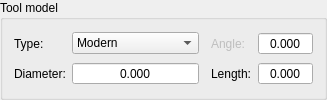
         <widget class="QGroupBox" name="grpTool">
          <property name="title">
           <string>Tool model</string>
          </property>
          <layout class="QGridLayout" name="gridLayout">
           <item row="0" column="0">
            <widget class="QLabel" name="label_3">
             <property name="text">
              <string>Type:</string>
             </property>
            </widget>
           </item>
           <item row="1" column="0">
            <widget class="QLabel" name="label_4">
             <property name="text">
              <string>Diameter:</string>
             </property>
            </widget>
           </item>
           <item row="0" column="1">
            <widget class="QComboBox" name="cboToolType">
             <property name="sizePolicy">
              <sizepolicy hsizetype="Expanding" vsizetype="Fixed">
               <horstretch>0</horstretch>
               <verstretch>0</verstretch>
              </sizepolicy>
             </property>
             <item>
              <property name="text">
               <string>Modern</string>
              </property>
             </item>
             <item>
              <property name="text">
               <string>Flat (wireframe)</string>
              </property>
             </item>
             <item>
              <property name="text">
               <string>Conic (wireframe)</string>
              </property>
             </item>
            </widget>
           </item>
           <item row="0" column="4">
            <widget class="QLabel" name="lblToolAngle">
             <property name="enabled">
              <bool>false</bool>
             </property>
             <property name="text">
              <string>Angle:</string>
             </property>
            </widget>
           </item>
           <item row="1" column="4">
            <widget class="QLabel" name="lblToolLength">
             <property name="text">
              <string>Length:</string>
             </property>
            </widget>
           </item>
           <item row="0" column="2">
            <spacer name="horizontalSpacer_4">
             <property name="orientation">
              <enum>Qt::Orientation::Horizontal</enum>
             </property>
             <property name="sizeType">
              <enum>QSizePolicy::Policy::Fixed</enum>
             </property>
             <property name="sizeHint" stdset="0">
              <size>
               <width>6</width>
               <height>20</height>
              </size>
             </property>
            </spacer>
           </item>
           <item row="1" column="1">
            <widget class="QDoubleSpinBox" name="txtToolDiameter">
             <property name="sizePolicy">
              <sizepolicy hsizetype="Expanding" vsizetype="Fixed">
               <horstretch>0</horstretch>
               <verstretch>0</verstretch>
              </sizepolicy>
             </property>
             <property name="alignment">
              <set>Qt::AlignmentFlag::AlignCenter</set>
             </property>
             <property name="buttonSymbols">
              <enum>QAbstractSpinBox::ButtonSymbols::NoButtons</enum>
             </property>
             <property name="decimals">
              <number>3</number>
             </property>
             <property name="maximum">
              <double>99.000000000000000</double>
             </property>
            </widget>
           </item>
           <item row="1" column="5">
            <widget class="QDoubleSpinBox" name="txtToolLength">
             <property name="sizePolicy">
              <sizepolicy hsizetype="Expanding" vsizetype="Fixed">
               <horstretch>0</horstretch>
               <verstretch>0</verstretch>
              </sizepolicy>
             </property>
             <property name="alignment">
              <set>Qt::AlignmentFlag::AlignCenter</set>
             </property>
             <property name="buttonSymbols">
              <enum>QAbstractSpinBox::ButtonSymbols::NoButtons</enum>
             </property>
             <property name="decimals">
              <number>3</number>
             </property>
             <property name="maximum">
              <double>999.000000000000000</double>
             </property>
            </widget>
           </item>
           <item row="0" column="5">
            <widget class="QDoubleSpinBox" name="txtToolAngle">
             <property name="sizePolicy">
              <sizepolicy hsizetype="Expanding" vsizetype="Fixed">
               <horstretch>0</horstretch>
               <verstretch>0</verstretch>
              </sizepolicy>
             </property>
             <property name="alignment">
              <set>Qt::AlignmentFlag::AlignCenter</set>
             </property>
             <property name="buttonSymbols">
              <enum>QAbstractSpinBox::ButtonSymbols::NoButtons</enum>
             </property>
             <property name="decimals">
              <number>3</number>
             </property>
             <property name="maximum">
              <double>180.000000000000000</double>
             </property>
            </widget>
           </item>
          </layout>
         </widget>
